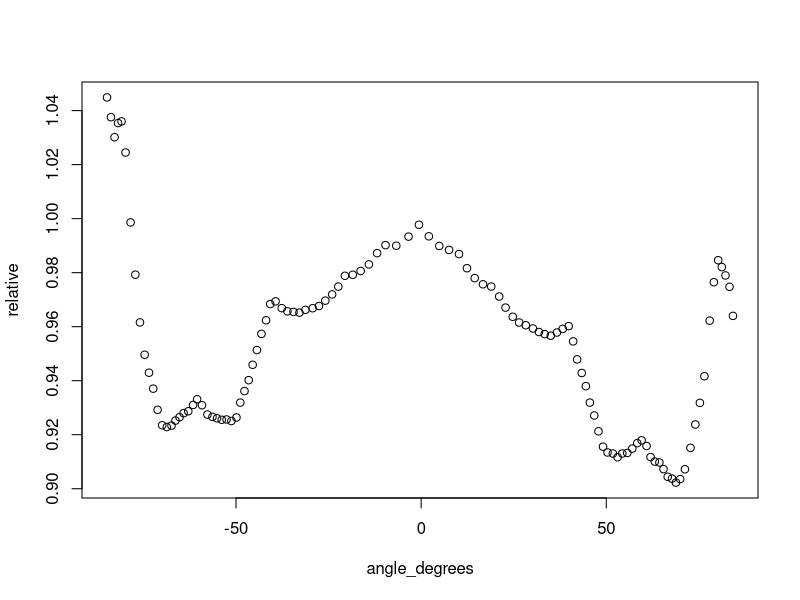

The R source for this figure:

sglux_response.tb <- read.csv2("sglux-angular-response.csv")
names(sglux_response.tb) <- c("angle_degrees", "response")
sglux_response.tb$cosine <- cos(sglux_response.tb$angle_degrees * pi / 180)
sglux_response.tb$relative <- with(sglux_response.tb, response / cosine)

plot(relative ~ angle_degrees, data = sglux_response.tb,
     subset = angle_degrees >= -85 & angle_degrees <= 85)
